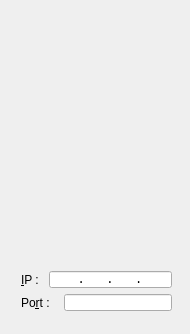
<?xml version="1.0" encoding="UTF-8"?>
<ui version="4.0">
 <class>udpLcdRangeDlg</class>
 <widget class="QDialog" name="udpLcdRangeDlg">
  <property name="geometry">
   <rect>
    <x>0</x>
    <y>0</y>
    <width>190</width>
    <height>334</height>
   </rect>
  </property>
  <property name="windowTitle">
   <string>udpLcdRangeDlg</string>
  </property>
  <widget class="QWidget" name="verticalLayoutWidget">
   <property name="geometry">
    <rect>
     <x>10</x>
     <y>10</y>
     <width>171</width>
     <height>241</height>
    </rect>
   </property>
   <layout class="QVBoxLayout" name="verticalLayout"/>
  </widget>
  <widget class="QWidget" name="layoutWidget">
   <property name="geometry">
    <rect>
     <x>10</x>
     <y>260</y>
     <width>173</width>
     <height>62</height>
    </rect>
   </property>
   <layout class="QVBoxLayout" name="verticalLayout_2">
    <item>
     <layout class="QHBoxLayout" name="horizontalLayout">
      <item>
       <widget class="QLabel" name="label">
        <property name="text">
         <string>&amp;IP : </string>
        </property>
        <property name="buddy">
         <cstring>lineEditIP</cstring>
        </property>
       </widget>
      </item>
      <item>
       <widget class="QLineEdit" name="lineEditIP">
        <property name="font">
         <font>
          <family>Monospace</family>
         </font>
        </property>
        <property name="inputMask">
         <string>000.000.000.000; </string>
        </property>
        <property name="alignment">
         <set>Qt::AlignCenter</set>
        </property>
       </widget>
      </item>
     </layout>
    </item>
    <item>
     <layout class="QHBoxLayout" name="horizontalLayout_2">
      <item>
       <widget class="QLabel" name="label_2">
        <property name="text">
         <string>Po&amp;rt : </string>
        </property>
        <property name="buddy">
         <cstring>lineEditPort</cstring>
        </property>
       </widget>
      </item>
      <item>
       <widget class="QLineEdit" name="lineEditPort">
        <property name="sizePolicy">
         <sizepolicy hsizetype="Minimum" vsizetype="Fixed">
          <horstretch>0</horstretch>
          <verstretch>0</verstretch>
         </sizepolicy>
        </property>
        <property name="alignment">
         <set>Qt::AlignCenter</set>
        </property>
       </widget>
      </item>
     </layout>
    </item>
   </layout>
  </widget>
 </widget>
 <layoutdefault spacing="6" margin="11"/>
 <tabstops>
  <tabstop>lineEditPort</tabstop>
  <tabstop>lineEditIP</tabstop>
 </tabstops>
 <resources/>
 <connections/>
</ui>
